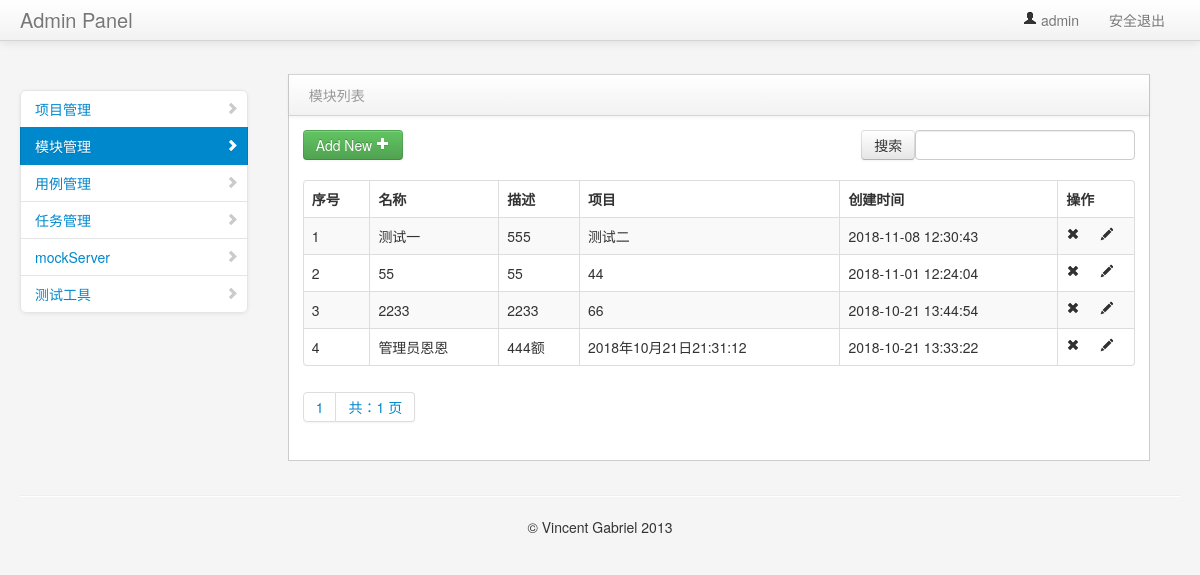
The app's page /manage/module_manage/ (signed in), older data.
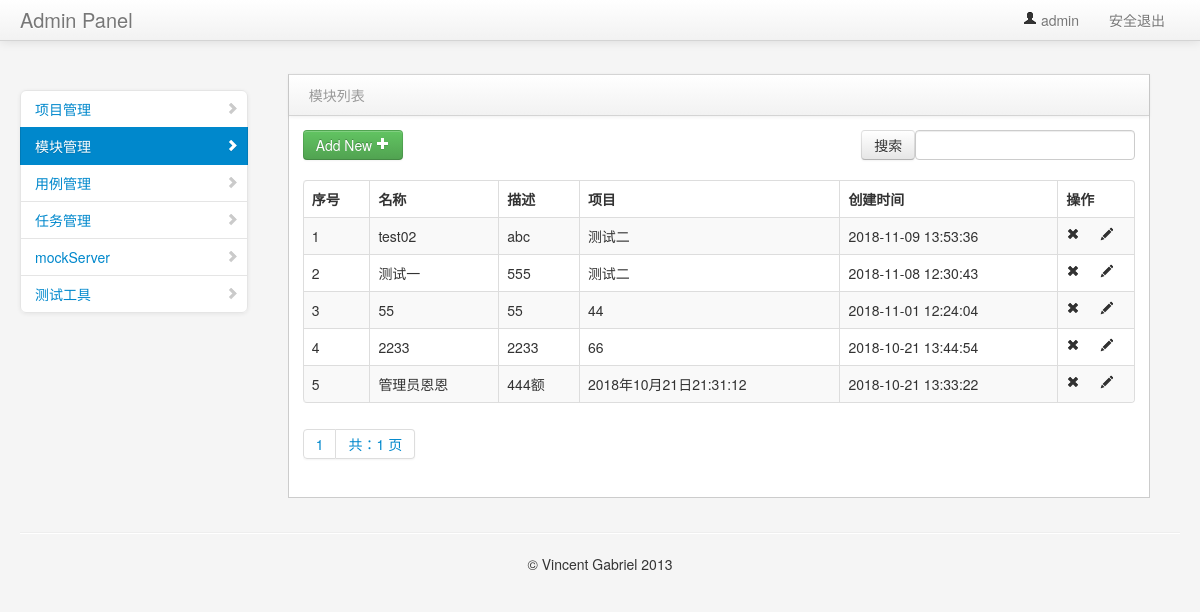
The same page, newer data.
### project_app/models.py (models this page shows, shortened)
class Model(models.Model):
    project = models.ForeignKey(Project,on_delete=models.CASCADE,verbose_name="所属项目")
    name = models.CharField("名称",max_length=100,blank=False,default="")
    describe = models.TextField("描述", default="")
    create_time = models.DateTimeField("创建时间", auto_now=True)

class Project(models.Model):
    title = models.CharField(max_length=50)
    describe = models.TextField("描述",default="")
    status = models.BooleanField("状态",default=True)
    create_time = models.DateTimeField("创建时间",auto_now=True)
    def __str__(self):
        return self.title

### project_app/views/module_views.py (the view)
# urls.py: path("module_manage/", module_views.module_manage),
@login_required #判断用户是否登录
def module_manage(request):
    module_data = Model.objects.all().order_by("-create_time")
    contacts = page(request,module_data)
    username = request.session.get('user1', '')  # 读取浏览器 session
    return render(request, "module_manage.html", {"contacts":contacts,"type":"list","username":username})

### common/page_help.py (called while the page is built)
def page(request,obj,count=5):
    paginator = Paginator(obj, count)
    page = request.GET.get("page")
    try:
        contacts = paginator.get_page(page)
    except EmptyPage:
        contacts = paginator.page(1)
    except PageNotAnInteger:
        contacts = paginator.page(paginator.num_pages)
    return contacts

### templates/module_manage.html (shortened to what this page needs)
{% extends "common/nav.html" %}
{% block context %}
<div class="span3" id="sidebar">
    <ul class="nav nav-list bs-docs-sidenav nav-collapse collapse">
        <li>
            <a href="/manage/project_manage/"><i class="icon-chevron-right"></i>项目管理</a>
        </li>
        <li class="active">
            <a href="/manage/module_manage/"><i class="icon-chevron-right"></i>模块管理</a>
        </li>
        <li>
            <a href="/interface/case_manage/"><i class="icon-chevron-right"></i>用例管理</a>
        </li>
        <li>
            <a href="interface.html"><i class="icon-chevron-right"></i>任务管理</a>
        </li>
        <li>
            <a href="interface.html"><i class="icon-chevron-right"></i>mockServer</a>
        </li>
        <li>
            <a href="interface.html"><i class="icon-chevron-right"></i>测试工具</a>
        </li>
    </ul>
</div>
<div class="span9" id="content">
    <div class="row-fluid">
{% if type == 'list'%}
     <div class="block">
        <div class="navbar navbar-inner block-header">
            <div class="muted pull-left">模块列表</div>
        </div>
        <div class="block-content collapse in">
            <div class="span12">
               <div class="table-toolbar">
                  <div class="btn-group">
                     <a href="/manage/add_module/"><button class="btn btn-success">Add New <i class="icon-plus icon-white"></i></button></a>
                  </div>
                  <div class="btn-group pull-right">
                     <div class="dataTables_filter" id="example_filter">
                         <form method="get" action="/manage/search_module/">
                          <input class="btn" type="submit" value="搜索">
                          <label><input type="text" aria-controls="example" id="search_module" name="search_module"></label>
                         </form>
                    </div>
                  </div>
               </div>
                <table cellpadding="0" cellspacing="0" border="0" class="table table-striped table-bordered" id="example2">
                    <thead>
                        <tr>
                            <th>序号</th>
                            <th>名称</th>
                            <th>描述</th>
                            <th>项目</th>
                            <th>创建时间</th>
                            <th>操作</th>
                        </tr>
                    </thead>
                    <tbody>
                    {% for data in contacts %}
                        <tr class="gradeU">
                            <td>{{forloop.counter }}</td>
                            <td>{{data.name}}</td>
                            <td class="center">{{data.describe}}</td>
                            <td>{{data.project}}</td>
                            <td class="center">{{ data.create_time | date:"Y-m-d H:i:s" }}</td>
                            <td class="center" style="width: 60px;">
                                <a onclick="del_id('{{ data.id }}')"><i class="icon-remove"></i></a>
                                <a href="/manage/edit_module/{{ data.id }}/"><i class="icon-pencil"></i></a>
                            </td>
                        </tr>
                    {% endfor %}
                    </tbody>
                </table>
            </div>
          <div class="pagination">
            <span class="step-links">
              <ul class="pagination">
                 <li><a href="#">{{ contacts.number }}</a></li>
                <li><a href="#">共：{{ contacts.paginator.num_pages }} 页</a></li>
              </ul>
            </span>
          </div>
        </div>
     </div>
    </div>
</div>
 {% endif %}
    {% endblock context %}

Row changes from the older to the newer data that the page shows:
added Model: name "test02", describe "abc", project "测试二", create_time "2018-11-09 13:53:36"
